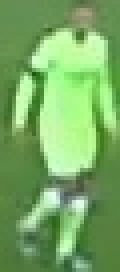
#> input picture output_videos/cropped_image.jpg, 30 x 68 px (shown 4 times larger)
$ jupyter execute color_assignment.ipynb
#> lines starting #> are read from the running program, lines starting #| are printed output that depends on the picture
[cell 1]
import cv2
import matplotlib.pyplot as plt
import numpy as np
from sklearn.cluster import KMeans

[cell 2]
image_path = "../output_videos/cropped_image.jpg"
image = cv2.imread(image_path)
#> image is the input picture: shape (68, 30, 3); mean B, G, R 99.7, 170.5, 119.9
image = cv2.cvtColor(image,cv2.COLOR_BGR2RGB)

[cell 3]
plt.imshow(image)
plt.show()

# take the top half of the image

[cell 4]
top_half_image = image[0: int(image.shape[0]/2),:]   #이미지 절반 자르기
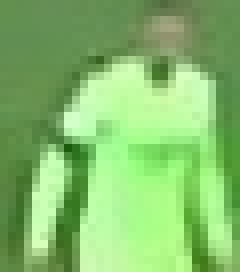
#> top_half_image: shape (34, 30, 3) (shown 8 times larger); mean R, G, B 132.8, 189.1, 108.8
plt.imshow(top_half_image)

# Cluster the Image into two clusters

[cell 5]
# Reshape the image into 2d array
image_2d = top_half_image.reshape(-1,3)
#> image_2d = 1020 rows, first 8: [99, 144, 79], [99, 144, 79], [98, 142, 81], [99, 143, 82], [101, 142, 84], [102, 143, 85], [101, 142, 86], [101, 142, 86]

# perform k-means clustering with 2 clusters
kmeans = KMeans(n_clusters=2,random_state=0)
kmeans.fit(image_2d)

# get the cluster labels
labels = kmeans.labels_

# reshape the labels into the original image shape
clustered_image = labels.reshape(top_half_image.shape[0], top_half_image.shape[1])

# Display the clustered image
plt.imshow(clustered_image)
plt.show()
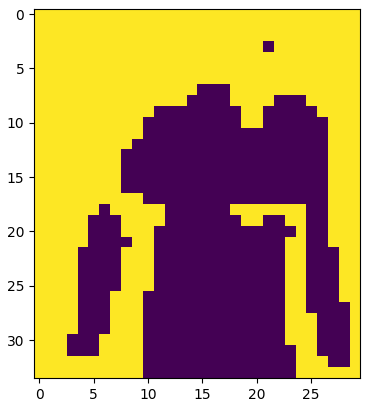
#> figure drawn by matplotlib, 1 panel

[cell 6]
corner_clusters = [clustered_image[0,0],clustered_image[0,-1],clustered_image[-1,0],clustered_image[-1,-1]]
#> corner_clusters = [1, 1, 1, 1]
non_player_cluster = max(set(corner_clusters), key = corner_clusters.count)
#> non_player_cluster = 1
print(non_player_cluster)
#| 1

[cell 7]
player_cluster = 1 - non_player_cluster
#> player_cluster = 0
print(player_cluster)
#| 0

[cell 8]
kmeans.cluster_centers_[player_cluster]
#> Out = [177.1, 244.6, 150.9]
